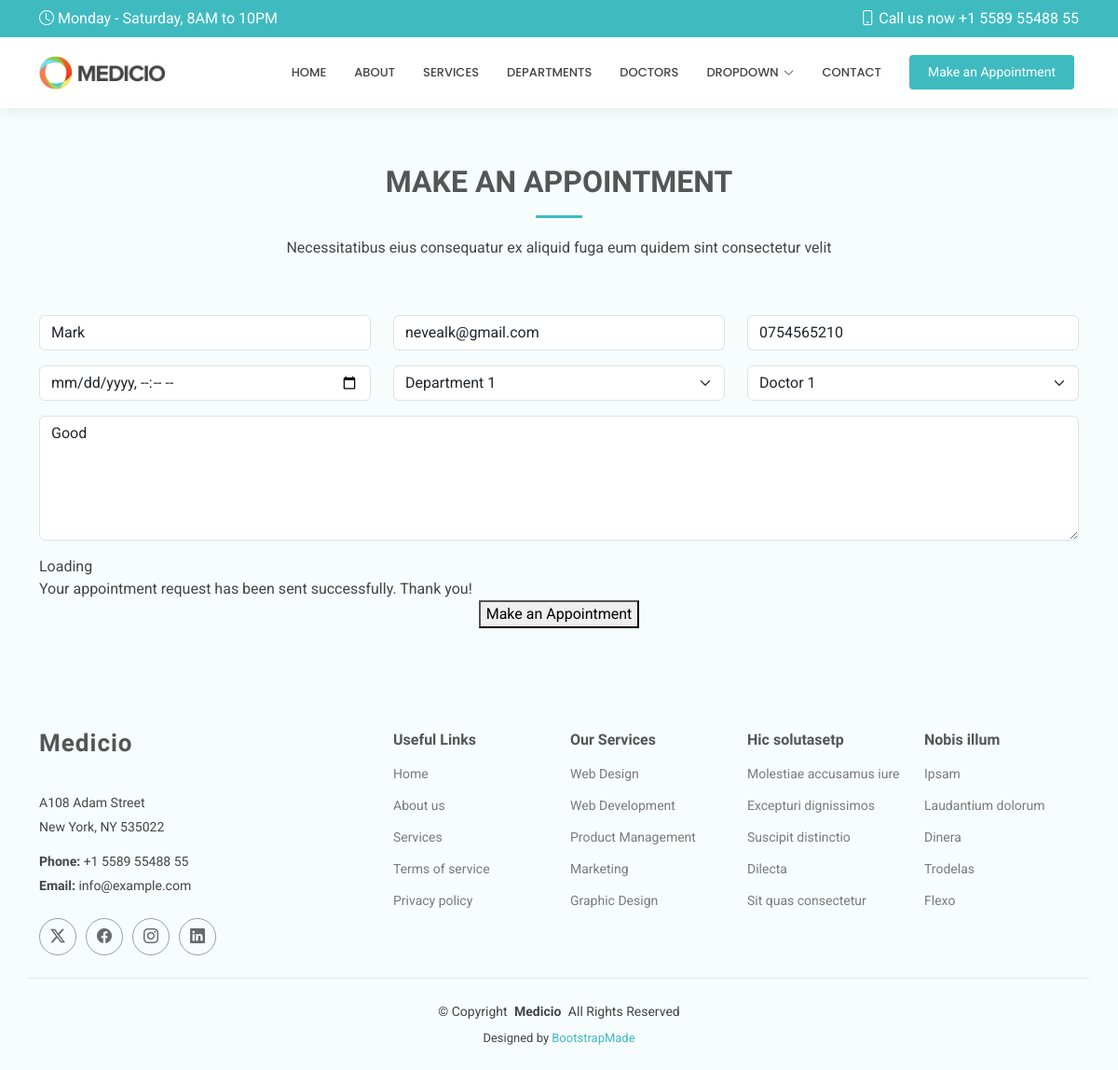
The app's page /edit/1, older data.
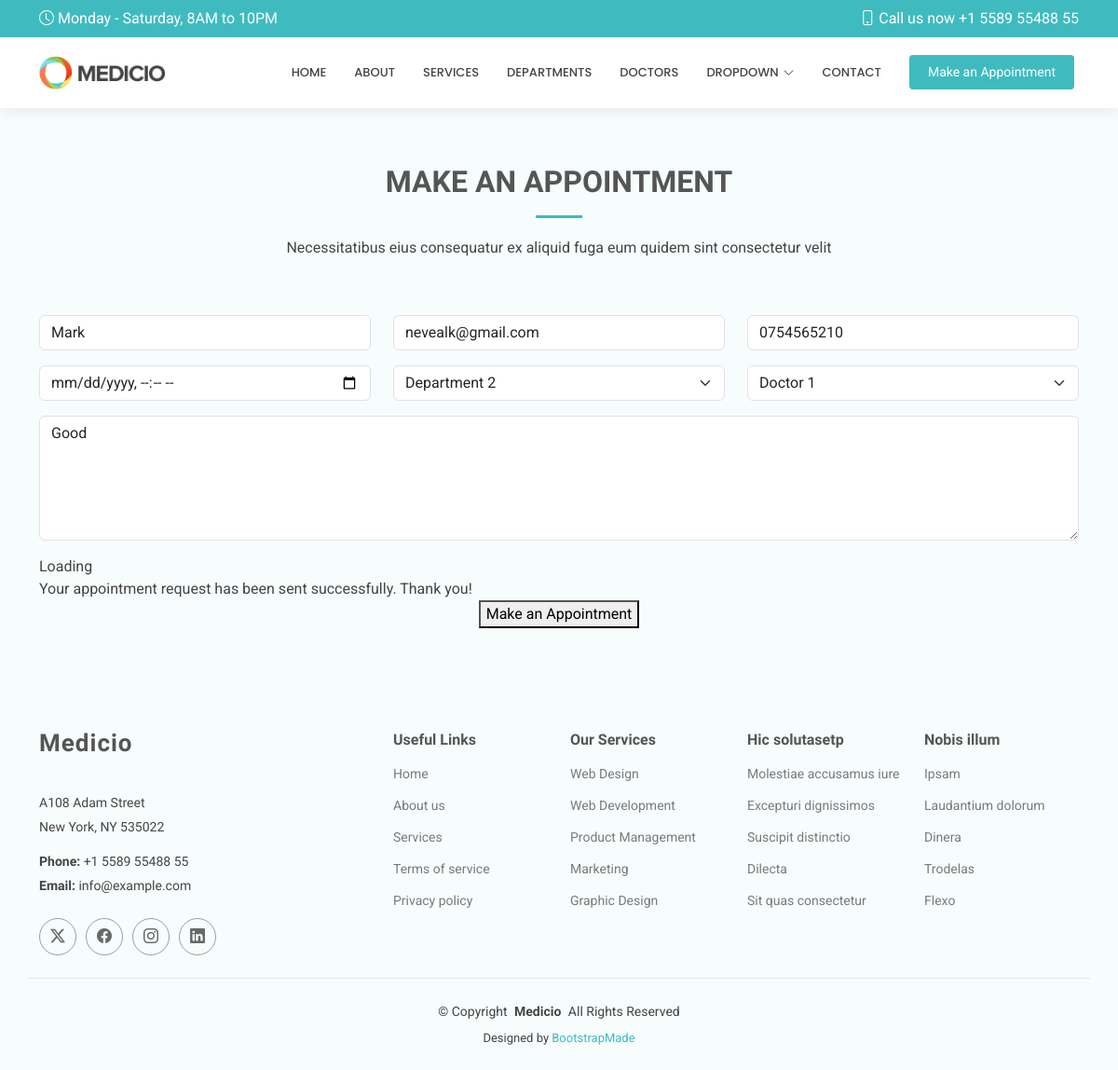
The same page, newer data.
### hospitalapp/models.py (models this page shows, shortened)
class Appointment(models.Model):
    name = models.CharField(max_length=50)
    email = models.EmailField()
    phone = models.CharField(max_length=15)
    date = models.DateTimeField()
    department = models.CharField(max_length=50)
    doctor = models.CharField(max_length=50)
    message = models.TextField()

### hospitalapp/views.py (the view)
# urls.py: path('edit/<int:id>', views.edit, name='edit'),
def edit(request,id):
    appointment = get_object_or_404(Appointment, id=id)
    if request.method == "POST":
        appointment.name = request.POST['name']
        appointment.email = request.POST['email']
        appointment.phone = request.POST['phone']
        appointment.date = request.POST['date']
        appointment.department = request.POST['department']
        appointment.doctor = request.POST['doctor']
        appointment.message = request.POST['message']
        appointment.save()
        return redirect('/show')
    else:
        return render(request,'edit.html',{'appointment':appointment})

### Templates/edit.html (shortened to what this page needs)
{% extends 'starter-page.html' %}
{% load static %}
{% block content %}
    <section id="appointment" class="appointment section light-background">
      <div class="container section-title" data-aos="fade-up">
        <h2>MAKE AN APPOINTMENT</h2>
        <p>Necessitatibus eius consequatur ex aliquid fuga eum quidem sint consectetur velit</p>
      </div>
      <div class="container" data-aos="fade-up" data-aos-delay="100">
        <form method="post">
          <div class="row">
            <div class="col-md-4 form-group">
              <input type="text" value="{{ appointment.name }}" name="name" class="form-control" id="name" placeholder="Your Name" required="">
            </div>
            <div class="col-md-4 form-group mt-3 mt-md-0">
              <input type="email" class="form-control" value="{{ appointment.email }}" name="email" id="email" placeholder="Your Email" required="">
            </div>
            <div class="col-md-4 form-group mt-3 mt-md-0">
              <input type="tel" class="form-control" value="{{ appointment.phone }}" name="phone" id="phone" placeholder="Your Phone" required="">
            </div>
          </div>
          <div class="row">
            <div class="col-md-4 form-group mt-3">
              <input type="datetime-local" name="date" class="form-control datepicker" id="date" placeholder="Appointment Date" required="">
            </div>
            <div class="col-md-4 form-group mt-3">
              <select name="department" id="department" class="form-select" required="">
                <option value="Department 1" {% if appointment.department == "Department 1" %}
                	selected
                {% endif %} >Department 1</option>
                <option value="Department 2" {% if appointment.department == "Department 2" %}
                	selected
                {% endif %}>Department 2</option>
              </select>
            </div>
            <div class="col-md-4 form-group mt-3">
              <select name="doctor" id="doctor" class="form-select" required="">
                <option value="Doctor 1" {% if appointment.doctor == "Doctor 1" %}
                	selected
                {% endif %}>Doctor 1</option>
              </select>
            </div>
          </div>
          <div class="form-group mt-3">
            <textarea class="form-control" name="message" rows="5" placeholder="Message (Optional)">{{ appointment.message }} </textarea>
          </div>
          <div class="mt-3">
            <div class="loading">Loading</div>
            <div class="sent-message">Your appointment request has been sent successfully. Thank you!</div>
            <div class="text-center"><button type="submit">Make an Appointment</button></div>
          </div>
        </form>
      </div>
    </section>
{% endblock %}

Row changes from the older to the newer data that the page shows:
changed Appointment "Mark": department "Department 1" → "Department 2"
